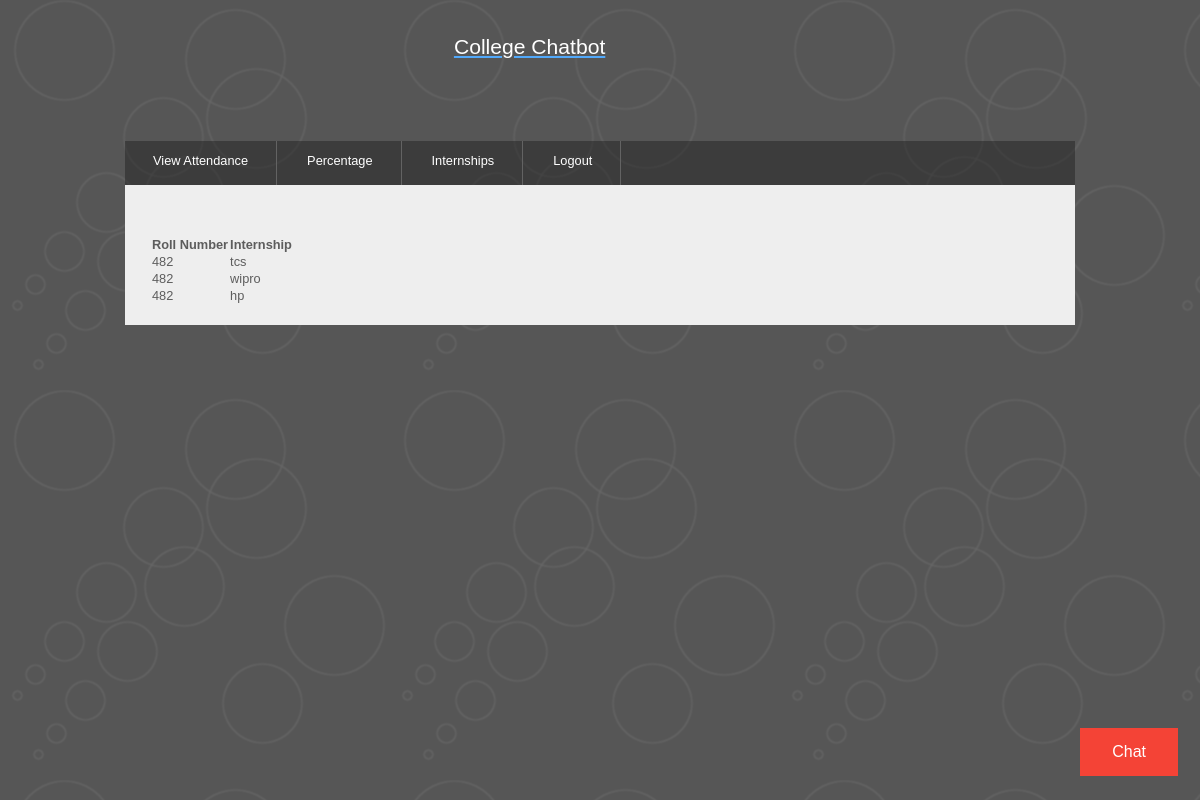
The app's page /viewinternshipaction/ (signed in) with its own data.
### chatbot/models.py (models this page shows)
class InternshipModel(Model):
    halticket_number=models.CharField(max_length=50,default="")
    Company_Name=models.CharField(max_length=50,default="")
    Project_title=models.CharField(max_length=50,default="")
    From_date=models.CharField(max_length=50,default="")
    To_date = models.CharField(max_length=50, default="")

### chatbot/views.py (the view)
# urls.py: path('viewinternshipaction/',viewstudentinternshipaction, name='regaction'),
def viewstudentinternshipaction(request):
    print("in fun")
    if request.session['role']=="faculty":
        print("in if")
        username = request.GET["username"]
        print(username)
        for internship in InternshipModel.objects.filter(halticket_number=username):
            print(internship.halticket_number)
            print(internship.Company_Name)
            print(internship.Project_title)
            print(internship.From_date)
            print(internship.To_date)
        return render(request, "viewstudentwiseinternship.html", {"internships": InternshipModel.objects.filter(halticket_number=username)})
    elif request.session['role']=="student":
        username = request.session["username"]
        return render(request, "viewstudentwiseinternship.html", {"internships": InternshipModel.objects.filter(halticket_number=username)})

### templates/viewstudentwiseinternship.html (shortened to what this page needs)
{% load  static%}
<!DOCTYPE HTML>
<html>
<head>
<link rel="stylesheet" type="text/css" href="{% static 'style/style.css'%}" title="style" />
</head>
<body>
	<div id="main">
		<div id="header">
			<div id="logo">
				<div id="logo_text" align="center">
					<h3>
						<a href="#"><font color="white">College Chatbot</font></a>
					</h3>
					<br/><br/>
				</div>
			</div>
			<div id="menubar">
				<ul id="menu">
                    <li><a href="/viewattendance">View Attendance</a></li>
                    {% if request.session.role in "student" %}
                         <li><a href="/viewstudentpercentageaction">Percentage</a></li>
                         <li><a href="/viewinternshipaction/">Internships</a></li>
                    {% endif %}
					<li><a href="/logout">Logout</a></li>
				</ul>
			</div>
		</div>
		<div id="site_content">
			<div id="content">
				<h1>{{message}}</h1>
				<form name="form" action="/viewstudentinternshipaction">
					<div class="form_settings">
                        <table id="customers">
                              <tr>
                                  <th>Roll Number</th>
                                  <th>Internship</th>
                              </tr>
                                {% for internship in internships %}
                                    <tr>
                                        <td>{{ internship.halticket_number}}</td>
                                        <td>{{ internship.Company_Name }}</td>
                                    </tr>
                                {% endfor %}
                         </table>
					</div>
				</form>
			</div>
		</div>
        <div class="chat-button-container">
            <a href="/chat">
              <button class="button button2">Chat</button>
            </a>
          </div>
	</div>
</body>
</html>

### static/style/style.css (style rules this page uses)
html { height: 100%; }
* { margin: 0; padding: 0; }
body { font: normal .80em 'trebuchet ms', arial, sans-serif; background: #646557 url(pattern.png) repeat fixed; color: #5D5D5D; }
h1, h2, h3, h4, h5, h6 { font: normal 175% 'century gothic', arial, sans-serif; color: #43423F; margin: 0 0 15px 0; padding: 5px 0 5px 0; }
h3 { font: normal 165% 'century gothic', arial, sans-serif; }
a, a:hover { background: transparent; outline: none; text-decoration: underline; color: #51A9FB; }
ul { margin: 2px 0 22px 17px; }
ul li { list-style-type: circle; margin: 0 0 6px 0; padding: 0 0 4px 5px; }
#main, #header, #logo, #menubar, #site_content, #footer { margin-left: auto; margin-right: auto; }
#main { width: 950px; margin: 20px auto; }
#header { width: 950px; height: 121px; }
#logo { width: 910px; position: relative; height: 100px; background: transparent; padding: 10px 0 10px 0; }
#menubar { height: 46px; width: 950px; margin: 1px auto 0 auto; background: transparent url(tab.png); }
ul#menu { float: left; margin: 0;padding: 0; }
ul#menu li { float: left; padding: 0 0 0 6px; list-style: none; margin: 0px 2px 0 0; }
ul#menu li a { font: normal 100% 'trebuchet ms', sans-serif; display: block; float: left; height: 27px; padding: 12px 28px 5px 22px; text-align: center; color: #FFF; border-right: 1px solid #636363; text-decoration: none; }
#site_content { width: 925px; overflow: hidden; margin: 44px auto 0 auto; padding: 10px 0 0 25px; background: #EEE; border-top: 0; border-bottom: 0; color: #5D5D5D; }
#content { text-align: left; width: 655px; padding: 15px 0 20px 0; margin: 0; }

### templates/viewstudentwiseinternship.html (style rules this page uses)
.button { background-color: #f44336; border: none; color: white; padding: 15px 32px; text-align: center; text-decoration: none; display: inline-block; font-size: 16px; margin: 4px 2px; cursor: pointer; }
.chat-button-container { position: fixed; bottom: 20px; right: 20px; }

### records on screen
InternshipModel: halticket_number "482", Company_Name "tcs"
InternshipModel: halticket_number "482", Company_Name "wipro"
InternshipModel: halticket_number "482", Company_Name "hp"
